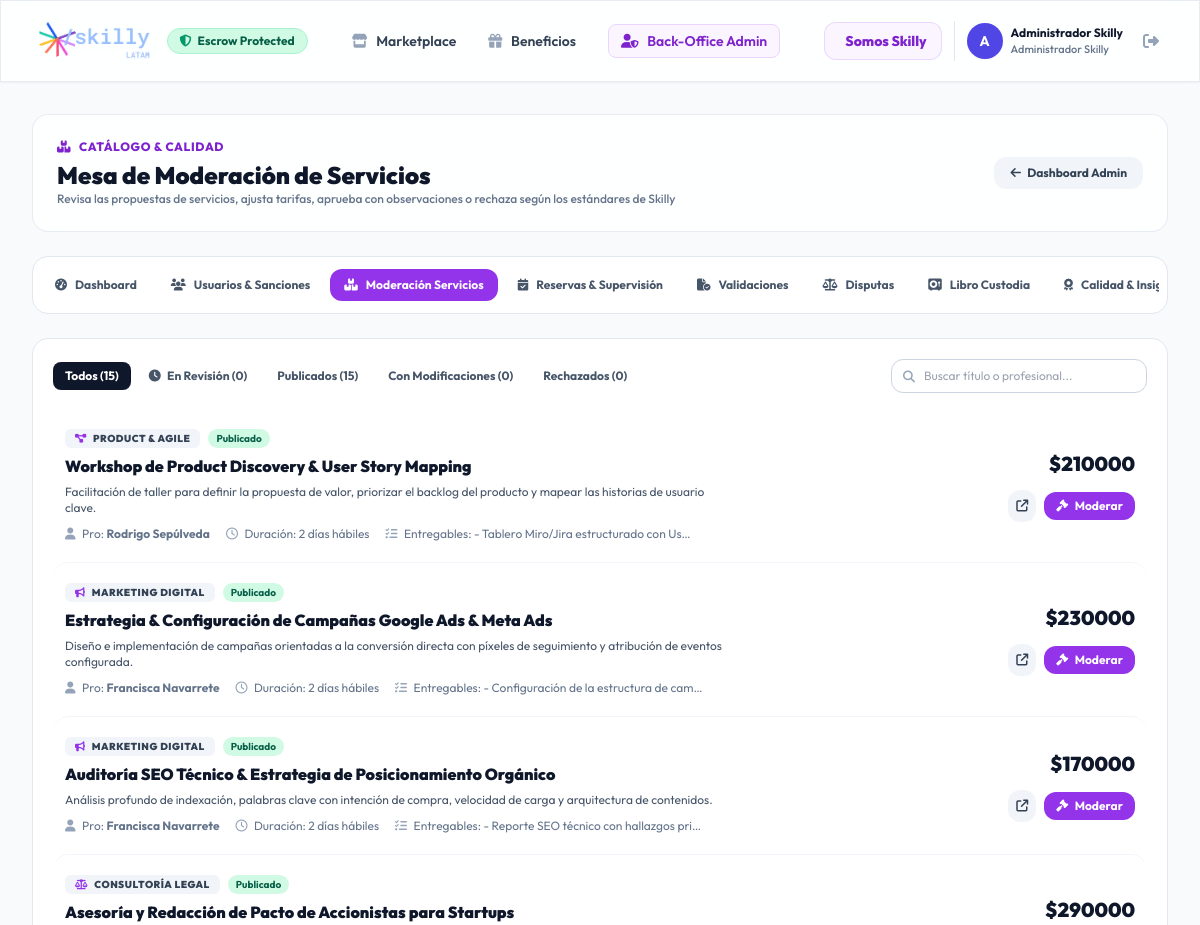
The page /backoffice/services-moderation/ (signed in, upper part) on the database as committed earlier.
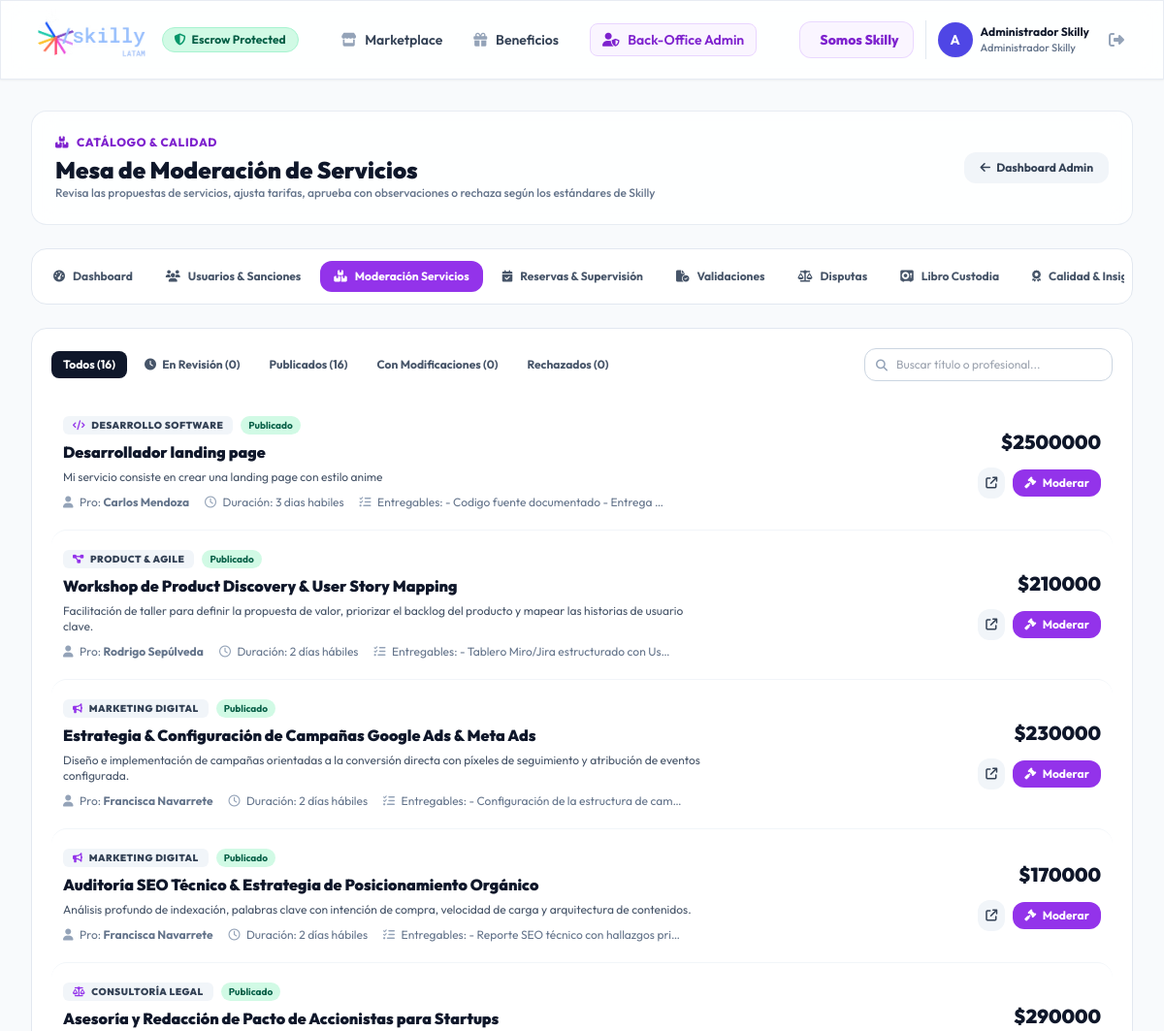
The same page on the database as committed later.
### apps/services/models.py (models this page shows, shortened)
class Service(models.Model):
    STATUS_BORRADOR = 'BORRADOR'
    STATUS_EN_REVISION = 'EN_REVISION'
    STATUS_APROBADO_CON_MODIFICACIONES = 'APROBADO_CON_MODIFICACIONES'
    STATUS_PUBLICADO = 'PUBLICADO'
    STATUS_RECHAZADO = 'RECHAZADO'
    STATUS_CHOICES = [
        (STATUS_BORRADOR, 'Borrador'),
        (STATUS_EN_REVISION, 'En Revisión por Skilly'),
        (STATUS_APROBADO_CON_MODIFICACIONES, 'Aprobado con Modificaciones'),
        (STATUS_PUBLICADO, 'Publicado'),
        (STATUS_RECHAZADO, 'Rechazado'),
    ]
    professional = models.ForeignKey(
        settings.AUTH_USER_MODEL,
        on_delete=models.CASCADE,
        related_name='services',
        limit_choices_to={'role': 'PROFESIONAL'}
    )
    category = models.ForeignKey(Category, on_delete=models.CASCADE, related_name='services')
    title = models.CharField(max_length=200, verbose_name="Título del Servicio")
    description = models.TextField(verbose_name="Descripción Detallada")
    deliverables = models.TextField(verbose_name="Entregables Incluidos", help_text="Listado de lo que recibirá el cliente")
    estimated_duration = models.CharField(max_length=100, verbose_name="Duración Estimada", help_text="Ej: 2 horas, 3 días hábiles")
    price = models.DecimalField(
        max_digits=10,
        decimal_places=2,
        validators=[MinValueValidator(1.00)],
        verbose_name="Tarifa ($ CLP)"
    )
    original_price = models.DecimalField(
        max_digits=10,
        decimal_places=2,
        blank=True,
        null=True,
        verbose_name="Precio Original Solicitado ($ CLP)"
    )
    status = models.CharField(
        max_length=35,
        choices=STATUS_CHOICES,
        default=STATUS_PUBLICADO,
        verbose_name="Estado de Publicación"
    )
    modified_by_admin = models.BooleanField(default=False, verbose_name="Modificado por Administración")
    admin_feedback = models.TextField(blank=True, null=True, verbose_name="Retroalimentación Administrativa")
    is_active = models.BooleanField(default=True, verbose_name="Servicio Activo")
    created_at = models.DateTimeField(auto_now_add=True)
    class Meta:
        ordering = ['-created_at']

class Category(models.Model):
    name = models.CharField(max_length=100, verbose_name="Nombre de la Categoría")
    slug = models.SlugField(unique=True)
    description = models.TextField(blank=True, verbose_name="Descripción")
    icon = models.CharField(max_length=50, default='fa-briefcase', help_text="Clase de FontAwesome (ej. fa-code, fa-paint-brush)")
    class Meta:
        verbose_name = "Categoría"
        verbose_name_plural = "Categorías"

### apps/users/models.py (models this page shows, shortened)
class CustomUser(AbstractUser):
    ROLE_PROFESIONAL = 'PROFESIONAL'
    ROLE_ORGANIZACION = 'ORGANIZACION'
    ROLE_ADMIN = 'ADMIN'
    ROLE_CHOICES = [
        (ROLE_PROFESIONAL, 'Profesional Independiente'),
        (ROLE_ORGANIZACION, 'Empresa / Organización'),
        (ROLE_ADMIN, 'Administrador Skilly'),
    ]
    role = models.CharField(max_length=20, choices=ROLE_CHOICES, default=ROLE_ORGANIZACION)
    phone = models.CharField(max_length=20, blank=True, null=True, verbose_name="Teléfono de Contacto")
    created_at = models.DateTimeField(auto_now_add=True)
    @property
    def is_admin_role(self):
        return self.role == self.ROLE_ADMIN or self.is_superuser

### apps/backoffice/views.py (the view, shortened to what this page needs)
# urls.py: path('services-moderation/', views.services_moderation_view, name='services_moderation'),
@login_required
@admin_required
def services_moderation_view(request):
    status_filter = request.GET.get('status', 'ALL')
    search_query = request.GET.get('q', '').strip()
    services = Service.objects.all().select_related('professional', 'category').order_by('-created_at')
    if status_filter != 'ALL':
        services = services.filter(status=status_filter)
    counts = {
        'all': Service.objects.count(),
        'en_revision': Service.objects.filter(status=Service.STATUS_EN_REVISION).count(),
        'publicados': Service.objects.filter(status=Service.STATUS_PUBLICADO).count(),
        'modificados': Service.objects.filter(status=Service.STATUS_APROBADO_CON_MODIFICACIONES).count(),
        'rechazados': Service.objects.filter(status=Service.STATUS_RECHAZADO).count(),
    }
    context = {
        'services': services,
        'status_filter': status_filter,
        'search_query': search_query,
        'counts': counts,
    }
    return render(request, 'backoffice/moderacion_servicios.html', context)

### apps/backoffice/views.py (called while the page is built, shortened)
def admin_required(view_func):
    @wraps(view_func)
    def _wrapped_view(request, *args, **kwargs):
        if not request.user.is_authenticated:
            return redirect(f"/users/login/?next={request.path}")
        audit_logger.info(
            "Acceso backoffice | Admin: %s | Ruta: %s",
            request.user.username,
            request.path,
        )
        return view_func(request, *args, **kwargs)
    return _wrapped_view

### templates/backoffice/moderacion_servicios.html (shortened to what the changed rows need)
{% extends 'base.html' %}
{% block content %}
<div class="max-w-7xl mx-auto px-4 sm:px-6 lg:px-8 py-8 space-y-6">
    <div class="glass-panel p-6 rounded-2xl shadow-xs flex flex-col sm:flex-row items-start sm:items-center justify-between gap-4">
        <div>
            <h1 class="text-2xl font-black text-slate-900 flex items-center gap-2">
                Mesa de Moderación de Servicios
            </h1>
        </div>
    </div>
    <div class="bg-white rounded-2xl border border-slate-200 shadow-xs p-5 space-y-4">
        <form method="get" class="flex flex-col md:flex-row items-stretch md:items-center justify-between gap-4">
            <div class="flex items-center gap-1.5 overflow-x-auto text-xs font-bold no-scrollbar">
                <a href="?status=ALL{% if search_query %}&q={{ search_query }}{% endif %}"
                   class="px-3 py-1.5 rounded-lg transition-colors {% if status_filter == 'ALL' %}bg-slate-900 text-white{% else %}text-slate-600 hover:bg-slate-100{% endif %}">
                    Todos ({{ counts.all }})
                </a>
                <a href="?status=EN_REVISION{% if search_query %}&q={{ search_query }}{% endif %}"
                   class="px-3 py-1.5 rounded-lg transition-colors {% if status_filter == 'EN_REVISION' %}bg-amber-500 text-white shadow-xs{% else %}text-slate-600 hover:bg-slate-100{% endif %}">
                    <i class="fa-solid fa-clock mr-1"></i> En Revisión ({{ counts.en_revision }})
                </a>
                <a href="?status=PUBLICADO{% if search_query %}&q={{ search_query }}{% endif %}"
                   class="px-3 py-1.5 rounded-lg transition-colors {% if status_filter == 'PUBLICADO' %}bg-emerald-600 text-white{% else %}text-slate-600 hover:bg-slate-100{% endif %}">
                    Publicados ({{ counts.publicados }})
                </a>
                <a href="?status=APROBADO_CON_MODIFICACIONES{% if search_query %}&q={{ search_query }}{% endif %}"
                   class="px-3 py-1.5 rounded-lg transition-colors {% if status_filter == 'APROBADO_CON_MODIFICACIONES' %}bg-indigo-600 text-white{% else %}text-slate-600 hover:bg-slate-100{% endif %}">
                    Con Modificaciones ({{ counts.modificados }})
                </a>
                <a href="?status=RECHAZADO{% if search_query %}&q={{ search_query }}{% endif %}"
                   class="px-3 py-1.5 rounded-lg transition-colors {% if status_filter == 'RECHAZADO' %}bg-rose-600 text-white{% else %}text-slate-600 hover:bg-slate-100{% endif %}">
                    Rechazados ({{ counts.rechazados }})
                </a>
            </div>
        </form>
        {% if services %}
            <div class="divide-y divide-slate-100">
                {% for s in services %}
                    <div class="py-5 flex flex-col lg:flex-row items-start lg:items-center justify-between gap-4 hover:bg-slate-50/50 p-3 rounded-2xl transition-colors">
                        <div class="space-y-1.5 max-w-2xl">
                            <div class="flex flex-wrap items-center gap-2">
                                <span class="px-2.5 py-0.5 rounded-md text-[10px] font-black uppercase tracking-wider bg-slate-100 text-slate-700">
                                    <i class="fa-solid {{ s.category.icon }} text-purple-600 mr-1"></i> {{ s.category.name }}
                                </span>
                                <span class="px-2 py-0.5 rounded-full text-[10px] font-bold
                                    {% if s.status == 'PUBLICADO' %}bg-emerald-100 text-emerald-800
                                    {% elif s.status == 'EN_REVISION' %}bg-amber-100 text-amber-800 animate-pulse
                                    {% elif s.status == 'APROBADO_CON_MODIFICACIONES' %}bg-indigo-100 text-indigo-800
                                    {% elif s.status == 'RECHAZADO' %}bg-rose-100 text-rose-800
                                    {% else %}bg-slate-200 text-slate-700{% endif %}">
                                    {{ s.get_status_display }}
                                </span>
                            </div>
                            <h3 class="text-base font-black text-slate-900">{{ s.title }}</h3>
                            <p class="text-xs text-slate-600 line-clamp-2">{{ s.description }}</p>
                            <div class="flex flex-wrap items-center gap-4 text-xs text-slate-500 pt-1">
                                <span><i class="fa-solid fa-user mr-1 text-slate-400"></i> Pro: <b>{{ s.professional.get_full_name|default:s.professional.username }}</b></span>
                                <span><i class="fa-regular fa-clock mr-1 text-slate-400"></i> Duración: {{ s.estimated_duration }}</span>
                                <span><i class="fa-solid fa-list-check mr-1 text-slate-400"></i> Entregables: {{ s.deliverables|truncatechars:40 }}</span>
                            </div>
                        </div>
                        <div class="flex lg:flex-col items-center lg:items-end justify-between w-full lg:w-auto gap-3 shrink-0 border-t lg:border-t-0 pt-3 lg:pt-0">
                            <div class="text-left lg:text-right">
                                <span class="text-xl font-black text-slate-900 block">${{ s.price|floatformat:0 }}</span>
                            </div>
                            <div class="flex items-center gap-2">
                                <a href="{% url 'services:service_detail' pk=s.pk %}" target="_blank" class="p-2 bg-slate-100 hover:bg-slate-200 text-slate-700 rounded-xl text-xs font-bold transition-colors" title="Ver en el Marketplace">
                                    <i class="fa-solid fa-arrow-up-right-from-square"></i>
                                </a>
                                <button onclick="document.getElementById('modal-moderation-{{ s.id }}').classList.remove('hidden')"
                                        class="px-3 py-1.5 bg-purple-600 hover:bg-purple-700 text-white font-bold rounded-xl text-xs transition-colors shadow-xs">
                                    <i class="fa-solid fa-gavel mr-1"></i> Moderar
                                </button>
                            </div>
                        </div>
                    </div>
                {% endfor %}
            </div>
        {% else %}
            <p class="text-xs text-slate-400 italic py-10 text-center">No se encontraron servicios en esta categoría de moderación.</p>
        {% endif %}
    </div>
</div>
{% endblock %}

Rows that differ between the two databases and show on the page:
added Service: category.name "DESARROLLO SOFTWARE", status "Publicado", title "Desarrollador landing page", description "Mi servicio consiste en crear una landing page con estilo anime", professional.get_full_name "Carlos Mendoza", estimated_duration "3 dias habiles", deliverables "- Codigo fuente documentado - Entrega …", price "2500000"
Other text that changed with them:
{{ counts.all }}: "15" → "16"
{{ counts.publicados }}: "15" → "16"
